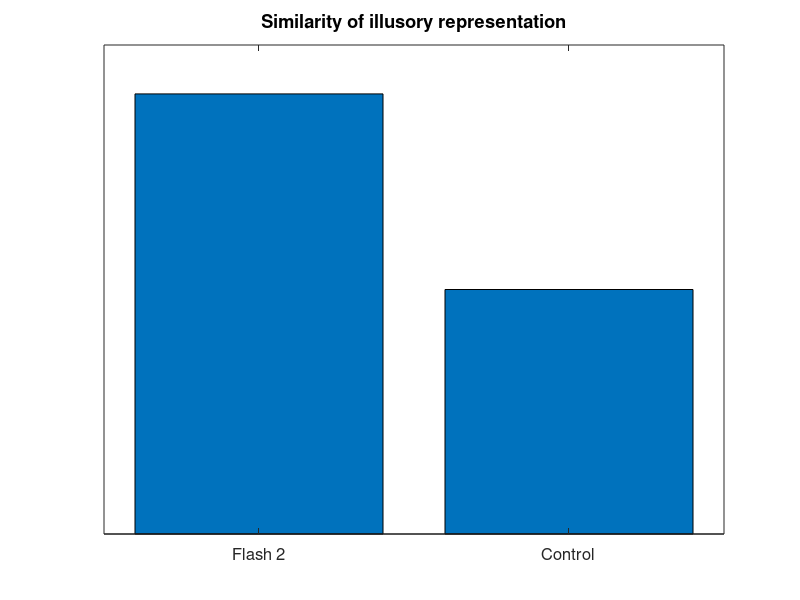

The MATLAB script that drew this image:
% Data: rows = groups (Flash 2, Control), columns = subgroups (Real Flash, No Flash)
data = [0.9,   % Flash 2: Real Flash > No Flash
         0.5];  % Control: equal bars

% Create the grouped bar plot
figure;
bar(data, 'grouped');

% Customize axes and labels
% ylabel('Similarity');
% xlabel('Location');
title('Similarity of illusory representation');
xticks(1:2);
set(gca,'ytick',[])
xticklabels({'Flash 2', 'Control'});
% legend({'Real Flash', 'No Flash'}, 'Location', 'northeastoutside');

% Optional visual tweaks
set(gca, 'FontSize', 12);
ylim([0 1]);  % Adjust based on values

% Optional color map
colormap([0.2 0.6 1.0; 0.8 0.8 0.8]);  % Custom RGB colors for bars
